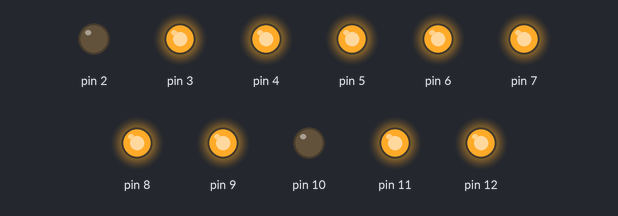
Bench run of a sketch on a simulated Arduino Uno, built with avr-gcc and run on an emulated ATmega328P. On the bench: output pins drawn as LEDs (lit = HIGH).

Above: at 0.2 s.
At 1.7 s:
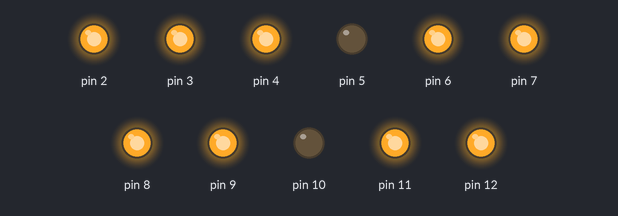
At 3.2 s:
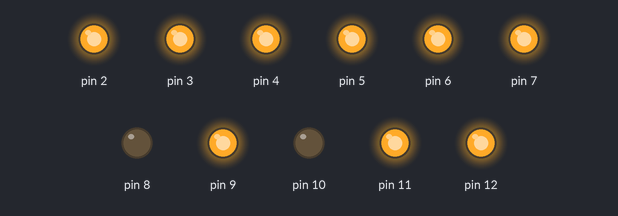
At 6.7 s:
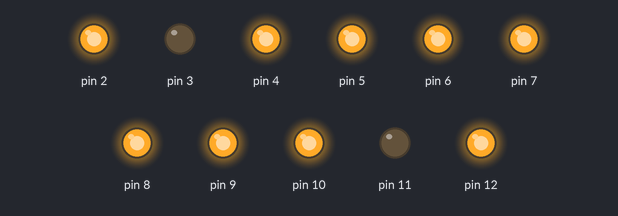
At 9.7 s:
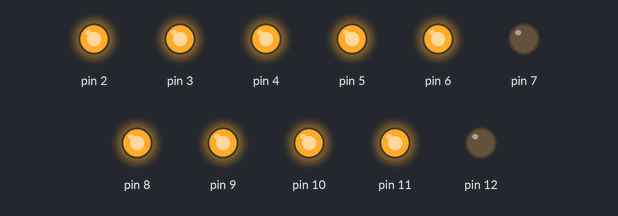
At 13.2 s:
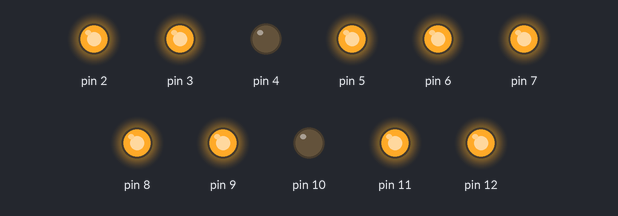
Timing chart, 0 to 13.7 s (numbered marks = the images above):
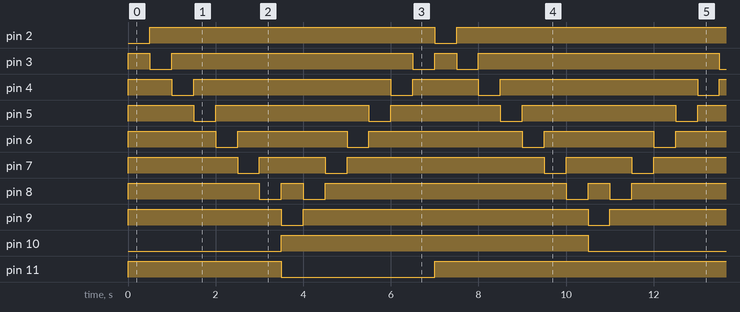

The sketch:

flashLED.ino
```cpp
#define Color_R 10
#define Color_G 11
#define Color_B 12

void setup() {
  // put your setup code here, to run once:
	for(char i=2;i<=12;i++)
	{
		pinMode(i,OUTPUT);
		digitalWrite(i,HIGH);
	}
}
char LED_n=2;
char LED_dir=1;
char LED_c=Color_R;
long premillis=0;
long interval=500;
void loop() {
  // put your main code here, to run repeatedly:
    long currentmillis=millis();
	setColor(LED_c);
    if(currentmillis-premillis>=interval)
    {
		premillis=currentmillis;
		LED_n= LED_dir ? LED_n+1:LED_n-1;
		if(LED_dir==1 && LED_n==9 )
		{
			LED_dir=0;
			LED_c= LED_c==Color_B ? Color_R : LED_c+1;
		}

		if(LED_dir==0 && LED_n==2 )
		{
			LED_dir=1;
			LED_c= LED_c==Color_B ? Color_R : LED_c+1;
		}
    }
	for(char i=2;i<=9;i++)
	{
		if(i==LED_n)
			digitalWrite(i,LOW);
		else
			digitalWrite(i,HIGH);
	}

}
void setColor(char color)
{
	for(char i=10;i<=12;i++)
	{
		if(color==i)
			digitalWrite(i,LOW);
		else
			digitalWrite(i,HIGH);
	}
}
```

Measured:
- by itself, pin 2, pin 9: alternates HIGH for 6.5 s and LOW for 0.50 s
- by itself, pin 3: repeats every 7.0 s: HIGH 5.5 s, LOW 0.50 s, HIGH 0.50 s, LOW 0.50 s
- by itself, pin 4: repeats every 7.0 s: HIGH 4.5 s, LOW 0.50 s, HIGH 1.5 s, LOW 0.50 s
- by itself, pin 5: repeats every 7.0 s: HIGH 3.5 s, LOW 0.50 s, HIGH 2.5 s, LOW 0.50 s
- by itself, pin 6: repeats every 7.0 s: HIGH 2.5 s, LOW 0.50 s, HIGH 3.5 s, LOW 0.50 s
- by itself, pin 7: repeats every 7.0 s: HIGH 1.5 s, LOW 0.50 s, HIGH 4.5 s, LOW 0.50 s
- by itself, pin 8: repeats every 7.0 s: HIGH 0.50 s, LOW 0.50 s, HIGH 5.5 s, LOW 0.50 s
- by itself, pin 10–12: alternates HIGH for 7.0 s and LOW for 3.5 s
